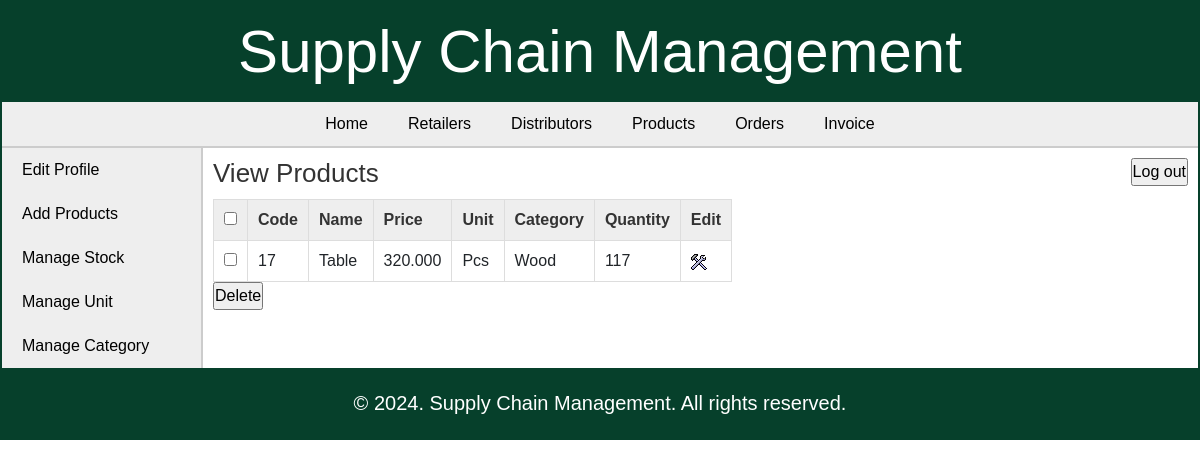
The page /manufacturer/view_products.php (signed in) on the database as committed earlier.
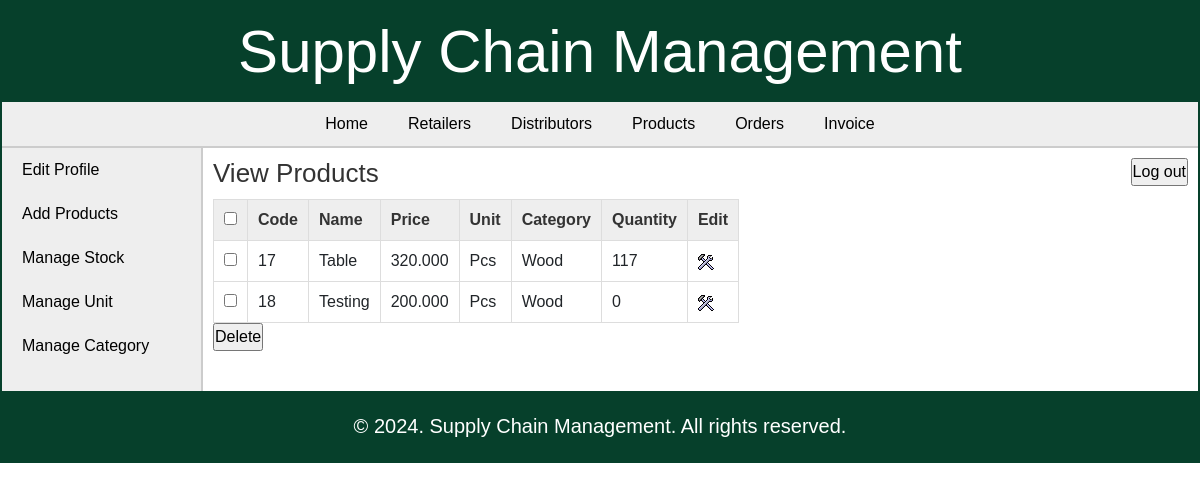
The same page on the database as committed later.
### tables this page shows
CREATE TABLE `products` (
  `pro_id` int(11) NOT NULL,
  `pro_name` varchar(25) NOT NULL,
  `pro_desc` text DEFAULT NULL,
  `pro_price` decimal(10,3) NOT NULL,
  `unit` int(11) NOT NULL,
  `pro_cat` int(11) NOT NULL,
  `quantity` int(6) DEFAULT NULL
);

CREATE TABLE `unit` (
  `id` int(11) NOT NULL,
  `unit_name` varchar(20) NOT NULL,
  `unit_details` text DEFAULT NULL
);

CREATE TABLE `categories` (
  `cat_id` int(11) NOT NULL,
  `cat_name` varchar(25) NOT NULL,
  `cat_details` text DEFAULT NULL
);

### manufacturer/view_products.php (the view, shortened to what this page needs)
<?php
	include("../includes/config.php");
	if(isset($_SESSION['manufacturer_login'])) {
			$query_selectProducts = "SELECT * FROM products,categories,unit WHERE products.pro_cat=categories.cat_id AND products.unit=unit.id ORDER BY pro_id";
			$result_selectProducts = mysqli_query($con,$query_selectProducts);
		}
		else {
			header('Location:../index.php');
		}
?>
<!DOCTYPE html>
<html>
<head>
	<link rel="stylesheet" href="../includes/main_style.css" >
</head>
<body>
	<?php
		include("../includes/header.inc.php");
		include("../includes/nav_manufacturer.inc.php");
		include("../includes/aside_manufacturer.inc.php");
	?>
	<section>
		<h1>View Products</h1>
		<form action="" method="POST" class="form">
		<table class="table_displayData">
			<tr>
				<th> <input type="checkbox" onClick="toggle(this)" /> </th>
				<th> Code </th>
				<th> Name </th>
				<th> Price </th>
				<th> Unit </th>
				<th> Category </th>
				<th> Quantity </th>
				<th> Edit </th>
			</tr>
			<?php $i=1; while($row_selectProducts = mysqli_fetch_array($result_selectProducts)) { ?>
			<tr>
				<td> <input type="checkbox" name="chkId[]" value="<?php echo $row_selectProducts['pro_id']; ?>" /> </td>
				<td> <?php echo $row_selectProducts['pro_id']; ?> </td>
				<td> <?php echo $row_selectProducts['pro_name']; ?> </td>
				<td> <?php echo $row_selectProducts['pro_price']; ?> </td>
				<td> <?php echo $row_selectProducts['unit_name']; ?> </td>
				<td> <?php echo $row_selectProducts['cat_name']; ?> </td>
				<td> <?php if($row_selectProducts['quantity'] == NULL){ echo "N/A";} else {echo $row_selectProducts['quantity'];} ?> </td>
				<td> <a href="edit_product.php?id=<?php echo $row_selectProducts['pro_id']; ?>"><img src="../images/edit.png" alt="edit" /></a> </td>
			</tr>
			<?php $i++; } ?>
		</table>
		<input type="submit" value="Delete" class="submit_button"/>
		</form>
	</section>
	<?php
		include("../includes/footer.inc.php");
	?>
</body>
</html>

### includes/header.inc.php (shortened to what this page needs)
<link href="https://cdn.jsdelivr.net/npm/bootstrap@5.3.3/dist/css/bootstrap.min.css" rel="stylesheet">
<header> <h1>Supply Chain Management</h1> </header>

### includes/nav_manufacturer.inc.php
<nav>
	<a href="index.php">Home</a><a href="../manufacturer/view_retailer.php">Retailers</a><a href="../manufacturer/view_distributor.php">Distributors</a><a href="../manufacturer/view_products.php">Products</a><a href="../manufacturer/view_orders.php">Orders</a><a href="../manufacturer/view_invoice.php">Invoice</a>
</nav>

### includes/aside_manufacturer.inc.php
<table class="table_mainWrapper">
<tr>
<td id="td_aside">
<aside>
	<a href="../manufacturer/edit_profile.php">Edit Profile</a><a href="../manufacturer/add_product.php">Add Products</a><a href="../manufacturer/manage_stock.php">Manage Stock</a><a href="../manufacturer/view_unit.php">Manage Unit</a><a href="../manufacturer/view_category.php">Manage Category</a>
</aside>
</td>
<td id="td_section">
<a href="../logout.php"><input type="button" value="Log out" class="submit_button" style="float:right;margin:10px;"/></a>

### includes/footer.inc.php (shortened to what this page needs)
</td>
</tr>
</table>
<footer>&copy; 2024. Supply Chain Management. All rights reserved.</footer>

### includes/main_style.css (style rules this page uses)
* { font-family: arial, sans-serif; margin: 0px; padding: 0px; }
body { width: 100%; margin: auto; border: 2px solid #06402b; overflow-x: hidden; }
a { text-decoration: none; }
header { background-color: #06402b; height: 100px; margin: 0px auto; }
header h1 { text-align: center; line-height: 100px; color: white; font-size: 60px; font-weight: normal; }
nav { margin: 0px; text-align: center; background-color: #eeeeee; border-bottom: 2px solid #ccc; }
nav a { color: black; display: inline-block; text-decoration: none; padding: 10px 20px; }
.table_mainWrapper { width: 100%; border-spacing: 0px; }
#td_aside { background-color: #eeeeee; vertical-align: top; width: 200px; border-right: 2px solid #ccc; }
aside a { color: black; display: block; padding: 10px 20px; text-decoration: none; }
#td_section { vertical-align: top; }
section { width: 100%; padding: 10px; padding-bottom: 40px; }
section h1 { margin-bottom: 10px; font-weight: normal; color: #333; font-size: 26px; }
table { border-collapse: collapse; }
.table_displayData td, .table_displayData th { border: 1px solid #ddd; padding: 8px 10px; text-align: left; }
.table_displayData th { background-color: #eee; color: #333; }
footer { clear: both; padding: 20px; font-size: 20px; background-color: #06402b; color: white; text-align: center; }

Rows that differ between the two databases and show on the page:
added products: pro_id "18", pro_name "Testing", pro_price "200.000", unit.unit_name "Pcs", pro_cat.cat_name "Wood", quantity "0"
